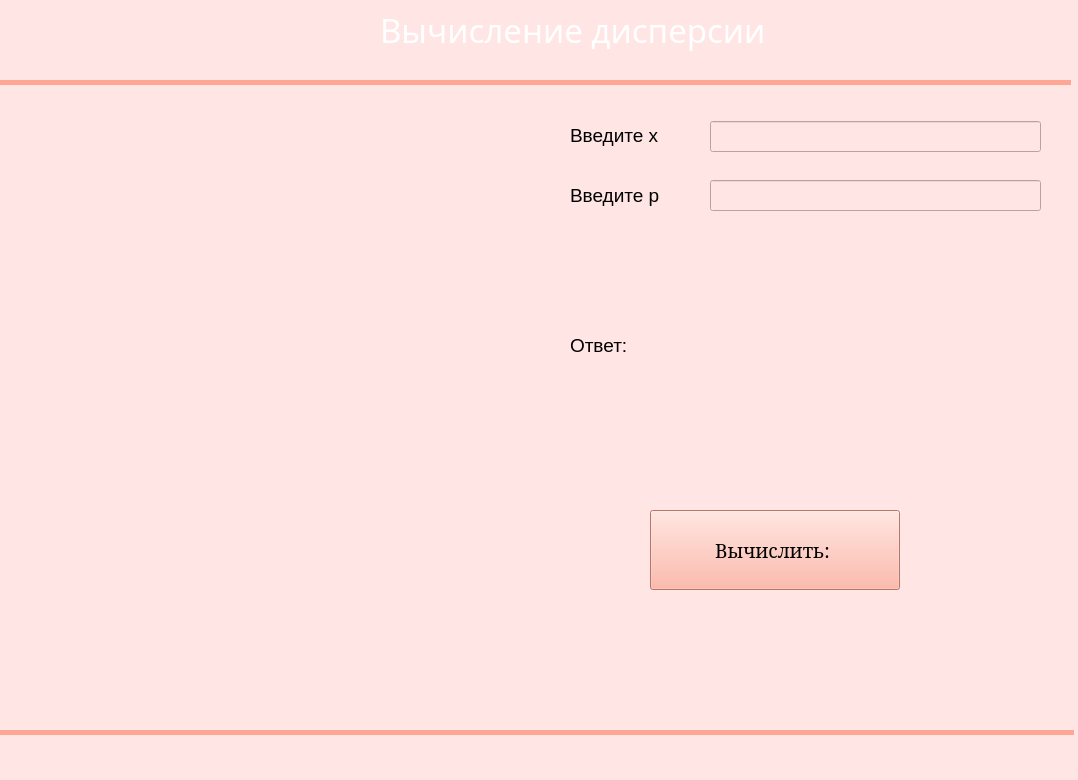
<?xml version="1.0" encoding="UTF-8"?>
<ui version="4.0">
 <class>MainWindow</class>
 <widget class="QMainWindow" name="MainWindow">
  <property name="geometry">
   <rect>
    <x>0</x>
    <y>0</y>
    <width>1078</width>
    <height>780</height>
   </rect>
  </property>
  <property name="windowTitle">
   <string>мат. ожидание</string>
  </property>
  <property name="styleSheet">
   <string notr="true">background-color: rgb(255, 212, 246);
background-color: rgb(255, 229, 228);</string>
  </property>
  <widget class="QWidget" name="centralwidget">
   <property name="styleSheet">
    <string notr="true"/>
   </property>
   <widget class="QLabel" name="label">
    <property name="geometry">
     <rect>
      <x>380</x>
      <y>-20</y>
      <width>1057</width>
      <height>100</height>
     </rect>
    </property>
    <property name="font">
     <font>
      <family>Haettenschweiler</family>
      <pointsize>25</pointsize>
      <weight>50</weight>
      <italic>false</italic>
      <bold>false</bold>
     </font>
    </property>
    <property name="styleSheet">
     <string notr="true">color: white
</string>
    </property>
    <property name="text">
     <string>Вычисление дисперсии</string>
    </property>
   </widget>
   <widget class="QLabel" name="label_3">
    <property name="geometry">
     <rect>
      <x>0</x>
      <y>-30</y>
      <width>491</width>
      <height>1001</height>
     </rect>
    </property>
    <property name="text">
     <string/>
    </property>
    <property name="pixmap">
     <pixmap>pngwing.com (1).png</pixmap>
    </property>
   </widget>
   <widget class="QLabel" name="label_2">
    <property name="geometry">
     <rect>
      <x>0</x>
      <y>80</y>
      <width>551</width>
      <height>371</height>
     </rect>
    </property>
    <property name="text">
     <string/>
    </property>
    <property name="pixmap">
     <pixmap>pngwing.com (1).png</pixmap>
    </property>
   </widget>
   <widget class="QLabel" name="label_4">
    <property name="geometry">
     <rect>
      <x>0</x>
      <y>80</y>
      <width>1071</width>
      <height>5</height>
     </rect>
    </property>
    <property name="styleSheet">
     <string notr="true">background-color: rgb(255, 166, 148);</string>
    </property>
    <property name="text">
     <string/>
    </property>
   </widget>
   <widget class="QLabel" name="label_5">
    <property name="geometry">
     <rect>
      <x>0</x>
      <y>730</y>
      <width>1074</width>
      <height>5</height>
     </rect>
    </property>
    <property name="styleSheet">
     <string notr="true">background-color: rgb(255, 166, 148);</string>
    </property>
    <property name="text">
     <string/>
    </property>
   </widget>
   <widget class="QPushButton" name="pushButton_2">
    <property name="geometry">
     <rect>
      <x>650</x>
      <y>510</y>
      <width>250</width>
      <height>80</height>
     </rect>
    </property>
    <property name="font">
     <font>
      <family>MS Serif</family>
      <pointsize>14</pointsize>
      <weight>50</weight>
      <bold>false</bold>
     </font>
    </property>
    <property name="styleSheet">
     <string notr="true">background-color: rgb(170, 85, 255);
background-color: rgb(255, 166, 148);</string>
    </property>
    <property name="text">
     <string>Вычислить: </string>
    </property>
   </widget>
   <widget class="QLabel" name="label_6">
    <property name="geometry">
     <rect>
      <x>570</x>
      <y>330</y>
      <width>81</width>
      <height>31</height>
     </rect>
    </property>
    <property name="font">
     <font>
      <pointsize>14</pointsize>
     </font>
    </property>
    <property name="text">
     <string>Ответ:</string>
    </property>
   </widget>
   <widget class="QLineEdit" name="lineEdit_2">
    <property name="geometry">
     <rect>
      <x>710</x>
      <y>121</y>
      <width>331</width>
      <height>31</height>
     </rect>
    </property>
   </widget>
   <widget class="QLabel" name="label_7">
    <property name="geometry">
     <rect>
      <x>570</x>
      <y>120</y>
      <width>121</width>
      <height>31</height>
     </rect>
    </property>
    <property name="font">
     <font>
      <pointsize>14</pointsize>
     </font>
    </property>
    <property name="text">
     <string>Введите x</string>
    </property>
   </widget>
   <widget class="QLabel" name="label_9">
    <property name="geometry">
     <rect>
      <x>720</x>
      <y>330</y>
      <width>101</width>
      <height>31</height>
     </rect>
    </property>
    <property name="text">
     <string/>
    </property>
   </widget>
   <widget class="QLabel" name="label_10">
    <property name="geometry">
     <rect>
      <x>570</x>
      <y>180</y>
      <width>121</width>
      <height>31</height>
     </rect>
    </property>
    <property name="font">
     <font>
      <pointsize>14</pointsize>
     </font>
    </property>
    <property name="text">
     <string>Введите p</string>
    </property>
   </widget>
   <widget class="QLineEdit" name="lineEdit_3">
    <property name="geometry">
     <rect>
      <x>710</x>
      <y>180</y>
      <width>331</width>
      <height>31</height>
     </rect>
    </property>
   </widget>
   <zorder>label_3</zorder>
   <zorder>label</zorder>
   <zorder>label_2</zorder>
   <zorder>label_4</zorder>
   <zorder>label_5</zorder>
   <zorder>pushButton_2</zorder>
   <zorder>label_6</zorder>
   <zorder>lineEdit_2</zorder>
   <zorder>label_7</zorder>
   <zorder>label_9</zorder>
   <zorder>label_10</zorder>
   <zorder>lineEdit_3</zorder>
  </widget>
  <widget class="QStatusBar" name="statusbar"/>
 </widget>
 <resources/>
 <connections/>
</ui>
